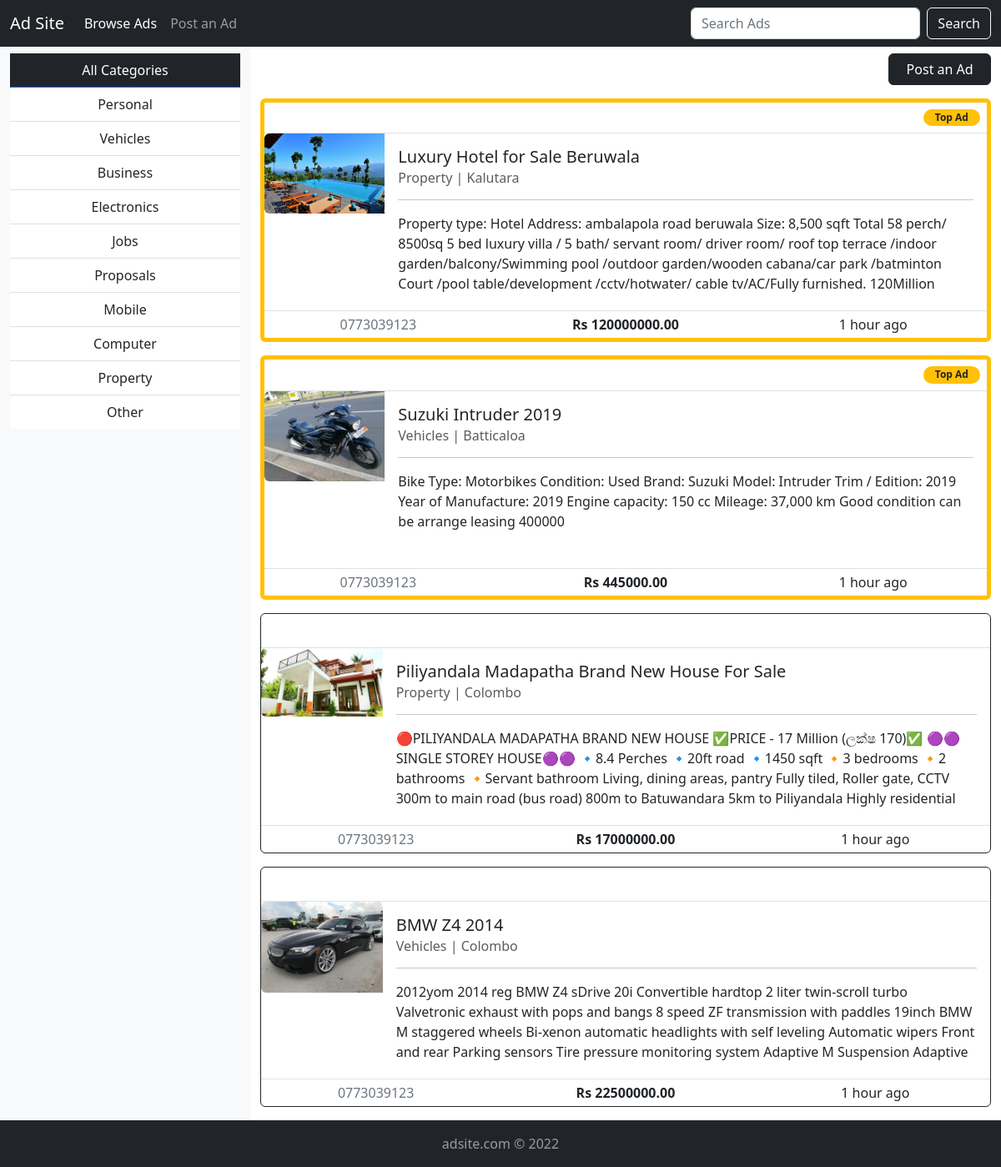
The page / on the database its author committed.
### tables this page shows
CREATE TABLE `category_table` (
  `category_id` tinyint(3) UNSIGNED NOT NULL,
  `category_name` varchar(50) NOT NULL
);

CREATE TABLE `ad_table` (
  `ad_id` int(10) UNSIGNED NOT NULL,
  `ad_category_id` tinyint(3) UNSIGNED NOT NULL,
  `ad_title` varchar(250) NOT NULL,
  `ad_description` text NOT NULL,
  `ad_image_path` varchar(300) NOT NULL,
  `ad_price` decimal(15,2) NOT NULL,
  `ad_status` enum('PENDING','VERIFIED','DECLINED') NOT NULL,
  `ad_city_id` smallint(5) UNSIGNED NOT NULL,
  `ad_created` datetime NOT NULL,
  `ad_last_modified` datetime NOT NULL,
  `ad_user_id` int(10) UNSIGNED NOT NULL,
  `ad_type_id` smallint(5) UNSIGNED NOT NULL,
  `ad_expired` datetime NOT NULL,
  `ad_expiration_offset` varchar(50) NOT NULL
);

CREATE TABLE `city_table` (
  `city_id` smallint(5) UNSIGNED NOT NULL,
  `city_name` varchar(50) NOT NULL
);

CREATE TABLE `user_table` (
  `user_id` int(10) UNSIGNED NOT NULL,
  `user_phone_no` char(10) NOT NULL
);

### model/category_db.php (called while the page is built, shortened)
<?php
    function get_all_category_records() {
        global $db;
        $get_all_category_records_query = 'select * from category_table order by category_id asc';
        try {
            $get_all_category_records_statement = $db->prepare($get_all_category_records_query);
            $get_all_category_records_statement->execute();
            $get_all_category_records_result = $get_all_category_records_statement->fetchAll();
            return $get_all_category_records_result;
        }
        catch(Exception $e) {
        }
    }
    function get_category_name_from_id($category_id) {
        global $db;
        $get_category_name_from_id_query = 'select category_name from category_table where category_id = :category_id;';
        try {
            $get_category_name_from_id_statement = $db->prepare($get_category_name_from_id_query);
            $get_category_name_from_id_statement->bindValue(':category_id', $category_id);
            $get_category_name_from_id_statement->execute();
            $get_category_name_from_id_result = $get_category_name_from_id_statement->fetch();
            return $get_category_name_from_id_result['category_name'];
        }
        catch(Exception $e) {
        }
    }
?>

### model/city_db.php (called while the page is built, shortened)
<?php
    function get_city_name_from_id($city_id) {
        global $db;
        $get_city_name_from_id_query = 'select city_name from city_table where city_id = :city_id;';
        try {
            $get_city_name_from_id_statement = $db->prepare($get_city_name_from_id_query);
            $get_city_name_from_id_statement->bindValue(':city_id', $city_id);
            $get_city_name_from_id_statement->execute();
            $get_city_name_from_id_record = $get_city_name_from_id_statement->fetch();
            return $get_city_name_from_id_record['city_name'];
        }
        catch(Exception $e) {
        }
    }
?>

### model/user_db.php (called while the page is built, shortened)
<?php
    function get_phone_no_from_user_id($user_id) {
        global $db;
        $get_phone_no_query = 'select user_phone_no from user_table where user_id = :user_id;';
        try {
            $get_phone_no_statement = $db->prepare($get_phone_no_query);
            $get_phone_no_statement->bindValue(':user_id', $user_id);
            $get_phone_no_statement->execute();
            $get_phone_no_result = $get_phone_no_statement->fetch();
            return $get_phone_no_result['user_phone_no'];
        }
        catch(Exception $e) {
        }
    }
?>

### model/time_utilities.php (called while the page is built, shortened)
<?php
    function get_time_diff($start_time, $end_time) {
        $interval = date_diff($start_time, $end_time);
        $interval_str = '';
        if($interval->format('%y') === '0') {
            if($interval->format('%m') === '0') {
                if($interval->format('%d') === '0') {
                    if($interval->format('%h') === '0') {
                        if($interval->format('%i') === '0') {
                            $interval_str = $interval->format('%s');
                            if($interval_str === '1') {
                                $interval_str .= ' second';
                            }
                            else {
                                $interval_str .= ' seconds';
                            }
                        }
                        else {
                            $interval_str = $interval->format('%i');
                            if($interval_str === '1') {
                                $interval_str .= ' minute';
                            }
                            else {
                                $interval_str .= ' minutes';
                            }
                        }
                    }
                    else {
                        $interval_str = $interval->format('%h');
                        if($interval_str === '1') {
                            $interval_str .= ' hour';
                        }
                        else {
                            $interval_str .= ' hours';
                        }
                    }
                }
            }
        }
        return $interval_str;
    }
?>

### view/view_body/home_view.php (the view, shortened to what this page needs)
<?php
    $cat_table = get_all_category_records();
?>
<div class="container-fluid main-body">
      <div class="row justify-content-center ribbon-height">
          <div class="col col-lg-3 col-bg-color col-12">
            <div class="offcanvas-lg offcanvas-start" tabindex="-1" id="offcanvasResponsive" aria-labelledby="offcanvasResponsiveLabel">
              <div class="offcanvas-body mt-lg-2">
                <div class="list-group list-group-flush text-center list-width">
                <?php if($cat_id == -1):?>
                  <a href="./index.php?action=home&cat=-1" class="list-group-item list-group-item-action active bg-dark" aria-current="true">
                    All Categories
                  </a>
                <?php else:?>
                    <a href="./index.php?action=home&cat=-1" class="list-group-item list-group-item-action">
                    All Categories
                  </a>
                <?php endif?>
                <?php foreach($cat_table as $cat_record):?>
                    <?php if($cat_id == $cat_record['category_id']):?>
                        <a href="./index.php?action=home&cat=<?php echo $cat_record['category_id']?>" class="list-group-item list-group-item-action active bg-dark" aria-current="true"><?php echo $cat_record['category_name']?></a>
                    <?php else:?>
                        <a href="./index.php?action=home&cat=<?php echo $cat_record['category_id']?>" class="list-group-item list-group-item-action"><?php echo $cat_record['category_name']?></a>
                    <?php endif?>
                <?php endforeach?>
                </div>
            </div>
            </div>
          </div>
          <div class="col col-lg-9 col-12">
            <div class="row">
              <div class="col">
              </div>
              <div class="col text-end align-self-center">
                <a href="./index.php?action=adtype" class="btn btn-dark mt-2" >&nbsp;&nbsp;Post&nbsp;an&nbsp;Ad&nbsp;&nbsp;</a>
              </div>
            </div>
            <div class="row">
              <div class="col mt-3">
                <?php foreach($top_ad_array as $top_ad_record):?>
                <div class="card mb-3 overflow-x-hidden border border-5 border-warning">
                  <div class="row py-1 pe-2 border-bottom border-1 text-end">
                    <div class="pb-1">
                      <span><a href="./index.php?action=viewAd&adid=<?php echo $top_ad_record['ad_id']?>" class="stretched-link hide-link">Go to Ad</a></span>
                      <span class="badge rounded-pill bg-warning text-dark">&nbsp;&nbsp;Top&nbsp;Ad&nbsp;&nbsp;</span>
                    </div>
                  </div>
                  <div class="row g-0">
                    <div class="col col-xl-2 col-lg-3 col-md-4 col-sm-5 col-12 overflow-x-hidden">
                      <img src="<?php echo $top_ad_record['ad_image_path']?>" class="img-fluid rounded-start ad-img-size" alt="Ad Image">
                    </div>
                    <div class="col">
                      <div class="card-body">
                        <h5 class="card-title"><?php echo $top_ad_record['ad_title']?></h5>
                          <h6 class="card-subtitle text-muted"><?php echo get_category_name_from_id($top_ad_record['ad_category_id'])?>&nbsp;|&nbsp;<?php echo get_city_name_from_id($top_ad_record['ad_city_id'])?></h6>
                        <div class="row">
                          <div class="col col-12">
                            <hr>
                          </div>
                        </div>
                        <p class="card-text card-text-custom">
                          <?php echo $top_ad_record['ad_description']?>
                        </p>
                      </div>
                    </div>
                  </div>
                  <div class="row py-1 border-top border-1">
                    <div class="col text-center">
                    <a href="tel:<?php echo get_phone_no_from_user_id($top_ad_record['ad_user_id'])?>" class="tel-link"><?php echo get_phone_no_from_user_id($top_ad_record['ad_user_id'])?></a>
                    </div>
                    <div class="col text-center fw-bold">
                      Rs&nbsp;<?php echo $top_ad_record['ad_price']?>
                    </div>
                    <div class="col text-center text-truncate">
                        <?php
                            $ad_date_created = new DateTime($top_ad_record['ad_created']);
                            $interval = get_time_diff($ad_date_created, $current_time_obj);
                            echo $interval . ' ago';
                        ?>
                    </div>
                  </div>
                </div>
                <?php endforeach?>
                <?php foreach($normal_ad_array as $normal_ad_record):?>
                <div class="card border-dark mb-3 overflow-x-hidden">
                  <div class="row py-1 pe-2 border-bottom text-end">
                    <div class="my-1 height-fix"><span><a href="./index.php?action=viewAd&adid=<?php echo $normal_ad_record['ad_id']?>" class="stretched-link hide-link" >Go to Ad</a></span></div>
                  </div>
                  <div class="row g-0">
                    <div class="col col-xl-2 col-lg-3 col-md-4 col-sm-5 col-12 overflow-x-hidden">
                      <img src="<?php echo $normal_ad_record['ad_image_path']?>" class="img-fluid rounded-start ad-img-size" alt="Ad Image">
                    </div>
                    <div class="col">
                      <div class="card-body">
                        <h5 class="card-title"><?php echo $normal_ad_record['ad_title']?></h5>
                          <h6 class="card-subtitle text-muted"><?php echo get_category_name_from_id($normal_ad_record['ad_category_id'])?>&nbsp;|&nbsp;<?php echo get_city_name_from_id($normal_ad_record['ad_city_id'])?></h6>
                        <div class="row">
                          <div class="col col-12">
                            <hr>
                          </div>
                        </div>
                        <p class="card-text card-text-custom">
                          <?php echo $normal_ad_record['ad_description']?>
                        </p>
                      </div>
                    </div>
                  </div>
                  <div class="row py-1 border-top">
                    <div class="col text-center">
                    <a href="tel:<?php echo get_phone_no_from_user_id($normal_ad_record['ad_user_id'])?>" class="tel-link"><?php echo get_phone_no_from_user_id($normal_ad_record['ad_user_id'])?></a>
                    </div>
                    <div class="col text-center fw-bold">
                      Rs&nbsp;<?php echo $normal_ad_record['ad_price']?>
                    </div>
                    <div class="col text-center text-truncate">
                        <?php
                            $ad_date_created = new DateTime($normal_ad_record['ad_created']);
                            $interval = get_time_diff($ad_date_created, $current_time_obj);
                            echo $interval . ' ago';
                        ?>
                    </div>
                  </div>
                </div>
                <?php endforeach?>
              </div>
            </div>
          </div>
      </div>
    </div>

### rows shown on the page
category_table: category_name "Personal"
category_table: category_name "Vehicles"
category_table: category_name "Business"
category_table: category_name "Electronics"
category_table: category_name "Jobs"
category_table: category_name "Proposals"
category_table: category_name "Mobile"
category_table: category_name "Computer"
category_table: category_name "Property"
category_table: category_name "Other"
ad_table: shows a picture, ad_title "Luxury Hotel for Sale Beruwala", ad_category.category_name "Property", ad_city.city_name "Kalutara", ad_description "Property type: Hotel Address: ambalapola road beruwala Size: 8,500 sqft Total 58 perch/ 8500sq 5 bed luxury villa / 5 bath/ servant room/ driver room/ roof top terrace /indoor garden/balcony/Swimming pool /outdoor garden/wooden cabana/car park /batminton Court /pool table/development /cctv/hotwater/ cable tv/AC/Fully furnished. 120Million…", ad_user.user_phone_no "0773039123", ad_price "120000000.00", ad_created "1 hour"
ad_table: shows a picture, ad_title "Suzuki Intruder 2019", ad_category.category_name "Vehicles", ad_city.city_name "Batticaloa", ad_description "Bike Type: Motorbikes Condition: Used Brand: Suzuki Model: Intruder Trim / Edition: 2019 Year of Manufacture: 2019 Engine capacity: 150 cc Mileage: 37,000 km Good condition can be arrange leasing 400000", ad_user.user_phone_no "0773039123", ad_price "445000.00", ad_created "1 hour"
ad_table: shows a picture, ad_title "Piliyandala Madapatha Brand New House For Sale", ad_category.category_name "Property", ad_city.city_name "Colombo", ad_description "🔴PILIYANDALA MADAPATHA BRAND NEW HOUSE ✅PRICE - 17 Million (ලක්ෂ 170)✅ 🟣🟣SINGLE STOREY HOUSE🟣🟣 🔹️8.4 Perches 🔹️20ft road 🔹️1450 sqft 🔸️3 bedrooms 🔸️2 bathrooms 🔸️Servant bathroom Living, dining areas, pantry Fully tiled, Roller gate, CCTV 300m to main road (bus road) 800m to Batuwandara 5km to Piliyandala Highly residential…", ad_user.user_phone_no "0773039123", ad_price "17000000.00", ad_created "1 hour"
ad_table: shows a picture, ad_title "BMW Z4 2014", ad_category.category_name "Vehicles", ad_city.city_name "Colombo", ad_description "2012yom 2014 reg BMW Z4 sDrive 20i Convertible hardtop 2 liter twin-scroll turbo Valvetronic exhaust with pops and bangs 8 speed ZF transmission with paddles 19inch BMW M staggered wheels Bi-xenon automatic headlights with self leveling Automatic wipers Front and rear Parking sensors Tire pressure monitoring system Adaptive M Suspension Adaptive…", ad_user.user_phone_no "0773039123", ad_price "22500000.00", ad_created "1 hour"
